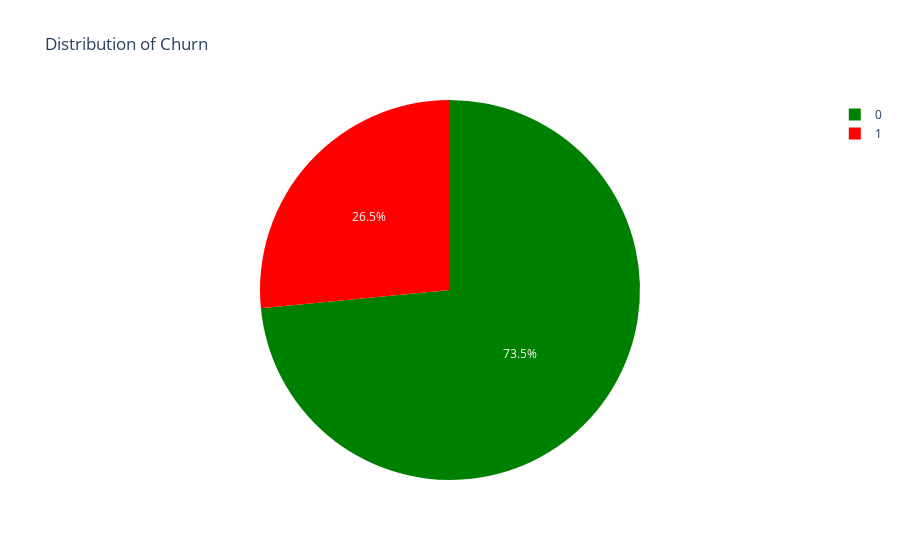

Notebook code cell kept with this figure:
### Markdown cell above
### Check how many churned (we have pie)

### Code cell
import plotly.express as px

dataset["Churn"].value_counts()
target_instance = dataset["Churn"].value_counts().to_frame()
target_instance = target_instance.reset_index()
target_instance = target_instance.rename(columns={'index': 'Category'})
fig = px.pie(target_instance, values='Churn', names='Category', color_discrete_sequence=["green", "red"],
             title='Distribution of Churn')
fig.show()

### Figure 1 — Plotly figure (JSON) as saved in the notebook; plotly's stock layout.template omitted (floating-point values rounded to 4 significant figures)
{"data": [{"domain": {"x": [0, 1], "y": [0, 1]}, "hovertemplate": "Category=%{label}<br>Churn=%{value}<extra></extra>", "labels": [0, 1], "legendgroup": "", "name": "", "showlegend": true, "type": "pie", "values": [5174, 1869]}], "layout": {"legend": {"tracegroupgap": 0}, "piecolorway": ["green", "red"], "title": {"text": "Distribution of Churn"}}}
